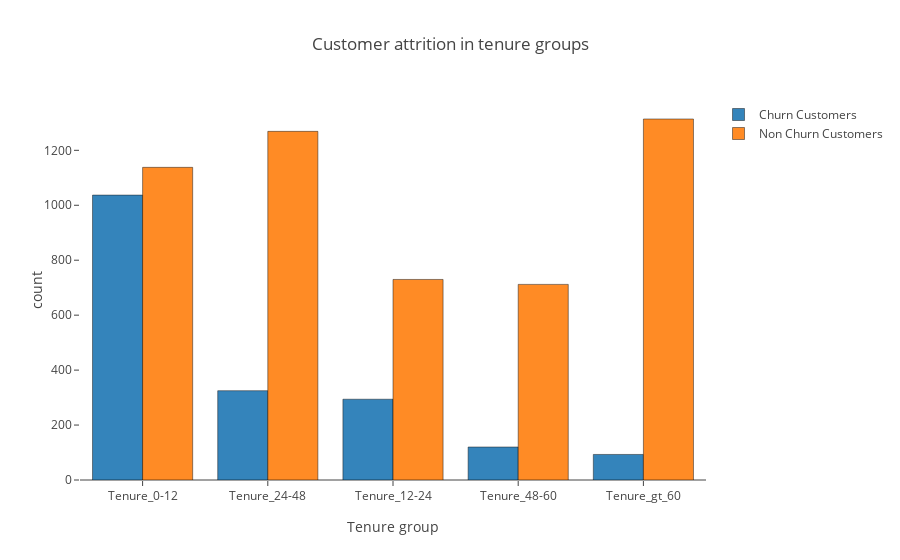

Source (notebook cell):
### Code cell
#cusomer attrition in tenure groups
tg_ch  =  churn["tenure_group"].value_counts().reset_index()
tg_ch.columns  = ["tenure_group","count"]
tg_nch =  not_churn["tenure_group"].value_counts().reset_index()
tg_nch.columns = ["tenure_group","count"]

#bar - churn
trace1 = go.Bar(x = tg_ch["tenure_group"]  , y = tg_ch["count"],
                name = "Churn Customers",
                marker = dict(line = dict(width = .5,color = "black")),
                opacity = .9)

#bar - not churn
trace2 = go.Bar(x = tg_nch["tenure_group"] , y = tg_nch["count"],
                name = "Non Churn Customers",
                marker = dict(line = dict(width = .5,color = "black")),
                opacity = .9)

layout = go.Layout(dict(title = "Customer attrition in tenure groups",
                        plot_bgcolor  = "white",
                        paper_bgcolor = "white",
                        xaxis = dict(gridcolor = 'white',
                                     title = "Tenure group",
                                     zerolinewidth=1,ticklen=5,gridwidth=2),
                        yaxis = dict(gridcolor = 'white',
                                     title = "count",
                                     zerolinewidth=1,ticklen=5,gridwidth=2),
                       )
                  )
data = [trace1,trace2]
fig  = go.Figure(data=data,layout=layout)
py.iplot(fig)

### Figure 1 — Plotly figure (JSON) as saved in the notebook; plotly's stock layout.template omitted (floating-point values rounded to 4 significant figures)
{"data": [{"marker": {"line": {"color": "black", "width": 0.5}}, "name": "Churn Customers", "opacity": 0.9, "type": "bar", "uid": "da5afbc6-745e-4b1a-bf54-5d22ef498e65", "x": ["Tenure_0-12", "Tenure_24-48", "Tenure_12-24", "Tenure_48-60", "Tenure_gt_60"], "y": [1037, 325, 294, 120, 93]}, {"marker": {"line": {"color": "black", "width": 0.5}}, "name": "Non Churn Customers", "opacity": 0.9, "type": "bar", "uid": "3da95284-5c41-4005-8680-0c24942dc1aa", "x": ["Tenure_gt_60", "Tenure_24-48", "Tenure_0-12", "Tenure_12-24", "Tenure_48-60"], "y": [1314, 1269, 1138, 730, 712]}], "layout": {"paper_bgcolor": "white", "plot_bgcolor": "white", "title": {"text": "Customer attrition in tenure groups"}, "xaxis": {"gridcolor": "white", "gridwidth": 2, "ticklen": 5, "title": {"text": "Tenure group"}, "zerolinewidth": 1}, "yaxis": {"gridcolor": "white", "gridwidth": 2, "ticklen": 5, "title": {"text": "count"}, "zerolinewidth": 1}}}
